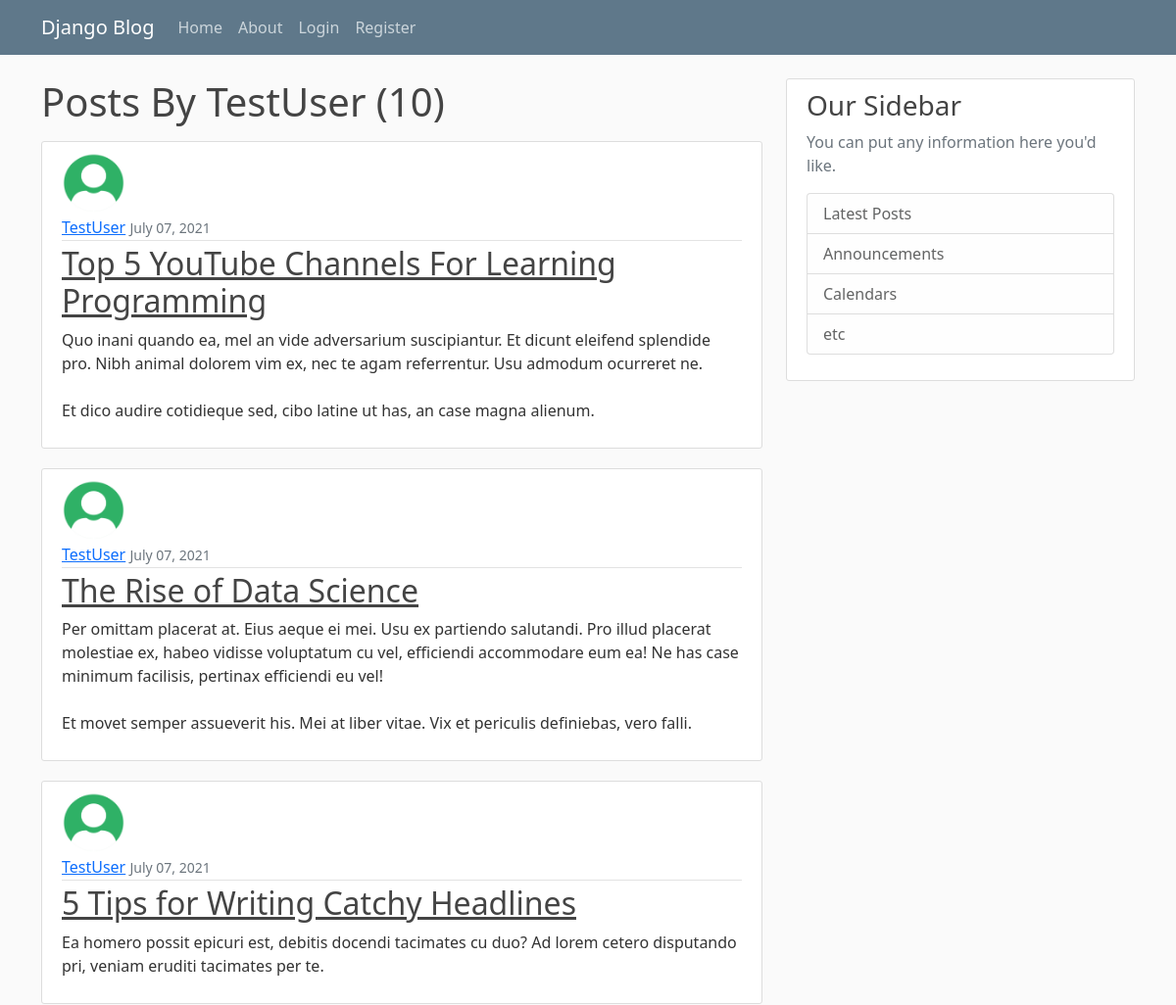
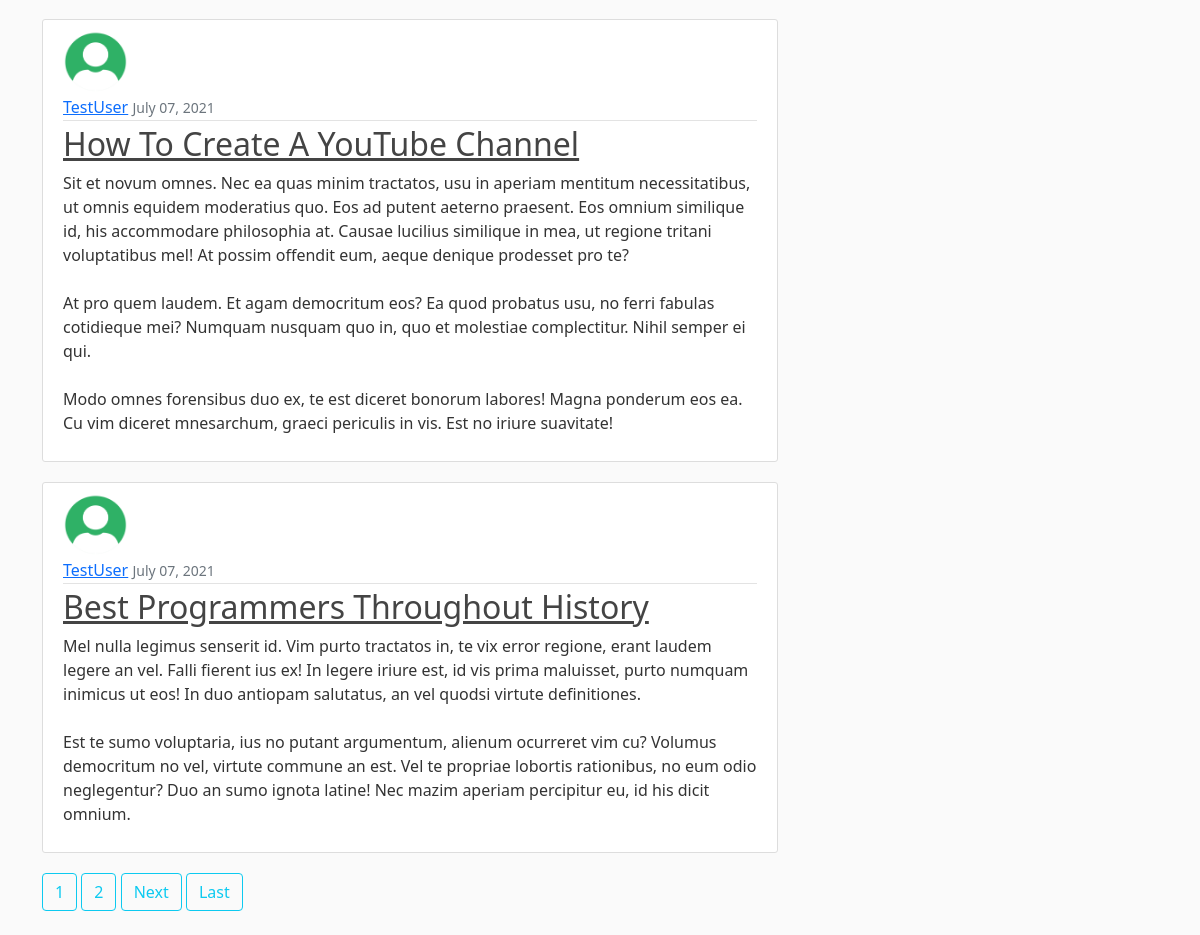
Page /user/TestUser/ on the committed database (2 pictures, top to bottom).
### blog/models.py (models this page shows, shortened)
class Post(models.Model):
    title = models.CharField(max_length=100)
    content = models.TextField()
    date_posted = models.DateTimeField(default=timezone.now)
    author = models.ForeignKey(User, on_delete=models.CASCADE)

### users/models.py (models this page shows, shortened)
class Profile(models.Model):
    user = models.OneToOneField(User, on_delete=models.CASCADE)
    image = models.ImageField(default='default.png', upload_to='profile_pics')

### blog/views.py (the view)
# urls.py: path('user/<str:username>/', UserPostListView.as_view(), name='user-posts'),
class UserPostListView(ListView):
    model = Post
    template_name = 'blog/user_posts.html'
    context_object_name = 'posts'
    paginate_by = 5
    def get_queryset(self) -> QuerySet:
        user = get_object_or_404(User, username=self.kwargs.get('username'))
        return Post.objects.filter(author=user).order_by('-date_posted')

### blog/templates/blog/user_posts.html (shortened to what this page needs)
{% extends 'blog/base.html' %}
{% block content%}
    <h1 class="mb-3">Posts By {{ view.kwargs.username }} ({{ page_obj.paginator.count }})</h1>
{% for post in posts%}
<article class="media content-section">
    <img class="rounded-circle article-img" src="{{ post.author.profile.image.url }}">
    <div class="media-body">
        <div class="article-metadata">
            <a class="mr-2" href="{% url 'user-posts' post.author.username %}">{{ post.author }}</a>
            <small class="text-muted">{{ post.date_posted|date:"F d, Y" }}</small>
        </div>
        <h2><a class="article-title" href="{% url 'post-detail' post.id %}">{{ post.title }}</a></h2>
        <p class="article-content">{{ post.content }}</p>
    </div>
</article>
{% endfor %}
{% if is_paginated %}
    {% for num in page_obj.paginator.page_range %}
        {% if page.obj.number == num %}
            <a class="btn btn-outline-info mb-4" href="?page={{ num }}">{{ num }}</a>
        {% elif  page_obj.number|add:'3' > num and num > page_obj.number|add:'-3' %}
            <a class="btn btn-outline-info mb-4" href="?page={{ num }}">{{ num }}</a>
        {% endif %}
    {% endfor %}
    {% if page_obj.has_next %}
        <a class="btn btn-outline-info mb-4" href="?page={{ page_obj.next_page_number }}">Next</a>
        <a class="btn btn-outline-info mb-4" href="?page={{ page_obj.paginator.num_pages }}">Last</a>
    {% endif %}
{% endif %}
{% endblock content %}

### blog/templates/blog/base.html (shortened to what this page needs)
{% load static %}
<!DOCTYPE html>
<html lang="en">
<link href="https://cdn.jsdelivr.net/npm/bootstrap@5.0.2/dist/css/bootstrap.min.css" rel="stylesheet">
<link rel="stylesheet" type="text/css" href="{% static 'blog/main.css'%}?version=2">
<body>
    <header class="site-header">
        <nav class="navbar navbar-expand-md navbar-dark bg-steel fixed-top">
            <div class="container">
                <a class="navbar-brand mr-4" href="{% url 'blog-home' %}">Django Blog</a>
                <div class="collapse navbar-collapse" id="navbarToggle">
                    <div class="navbar-nav mr-auto">
                        <a class="nav-item nav-link" href="{% url 'blog-home' %}">Home</a>
                        <a class="nav-item nav-link" href="{% url 'blog-about' %}">About</a>
                    </div>
                    <div class="navbar-nav">
                        {% if user.is_authenticated %}
                        <a class="nav-item nav-link" href="{% url 'post-create' %}">New Post</a>
                        <a class="nav-item nav-link" href="{% url 'profile' %}">Profile</a>
                        <a class="nav-item nav-link" href="{% url 'logout' %}">Logout</a> {% else %}
                        <a class="nav-item nav-link" href="{% url 'login' %}">Login</a>
                        <a class="nav-item nav-link" href="{% url 'register' %}">Register</a> {% endif %}
                    </div>
                </div>
            </div>
        </nav>
    </header>
    <main role="main" class="container">
        <div class="row">
            <div class="col-md-8">
                 {% block content %}{% endblock %}
            </div>
            <div class="col-md-4">
                <div class="content-section">
                    <h3>Our Sidebar</h3>
                    <p class='text-muted'>You can put any information here you'd like.
                        <ul class="list-group">
                            <li class="list-group-item list-group-item-light">Latest Posts</li>
                            <li class="list-group-item list-group-item-light">Announcements</li>
                            <li class="list-group-item list-group-item-light">Calendars</li>
                            <li class="list-group-item list-group-item-light">etc</li>
                        </ul>
                    </p>
                </div>
            </div>
        </div>
    </main>
</body>
</html>

### static/blog/main.css (style rules this page uses)
body { background: #fafafa; color: #333333; margin-top: 5rem; }
h1, h2, h3, h4, h5, h6 { color: #444444; }
ul { margin: 0; }
.bg-steel { background-color: #5f788a; }
.site-header .navbar-nav .nav-link { color: #cbd5db; }
.content-section { background: #ffffff; padding: 10px 20px; border: 1px solid #dddddd; border-radius: 3px; margin-bottom: 20px; }
.article-title { color: #444444; }
.article-content { white-space: pre-line; }
.article-img { height: 65px; width: 65px; margin-right: 16px; }
.article-metadata { padding-bottom: 1px; margin-bottom: 4px; border-bottom: 1px solid #e3e3e3 }

### rows in the picture
Post: author.profile.image (placeholder picture), author "TestUser", date_posted "July 07, 2021", title "Top 5 YouTube Channels For Learning Programming", content "Quo inani quando ea, mel an vide adversarium suscipiantur. Et dicunt eleifend splendide pro. Nibh animal dolorem vim ex, nec te agam referrentur. Usu admodum ocurreret ne. Et dico audire cotidieque sed, cibo latine ut has, an case magna alienum."
Post: author.profile.image (placeholder picture), author "TestUser", date_posted "July 07, 2021", title "The Rise of Data Science", content "Per omittam placerat at. Eius aeque ei mei. Usu ex partiendo salutandi. Pro illud placerat molestiae ex, habeo vidisse voluptatum cu vel, efficiendi accommodare eum ea! Ne has case minimum facilisis, pertinax efficiendi eu vel! Et movet semper assueverit his. Mei at liber vitae. Vix et periculis definiebas, vero falli."
Post: author.profile.image (placeholder picture), author "TestUser", date_posted "July 07, 2021", title "5 Tips for Writing Catchy Headlines", content "Ea homero possit epicuri est, debitis docendi tacimates cu duo? Ad lorem cetero disputando pri, veniam eruditi tacimates per te."
Post: author.profile.image (placeholder picture), author "TestUser", date_posted "July 07, 2021", title "How To Create A YouTube Channel", content "Sit et novum omnes. Nec ea quas minim tractatos, usu in aperiam mentitum necessitatibus, ut omnis equidem moderatius quo. Eos ad putent aeterno praesent. Eos omnium similique id, his accommodare philosophia at. Causae lucilius similique in mea, ut regione tritani voluptatibus mel! At possim offendit eum, aeque denique prodesset pro te? At pro quem laudem. Et agam democritum eos? Ea quod probatus usu, no ferri fabulas cotidieque mei? Numquam nusquam quo in, quo et molestiae complectitur. Nihil semper ei qui. Modo omnes forensibus duo ex, te est diceret bonorum labores! Magna ponderum eos ea. Cu vim diceret mnesarchum, graeci periculis in vis. Est no iriure suavitate!"
Post: author.profile.image (placeholder picture), author "TestUser", date_posted "July 07, 2021", title "Best Programmers Throughout History", content "Mel nulla legimus senserit id. Vim purto tractatos in, te vix error regione, erant laudem legere an vel. Falli fierent ius ex! In legere iriure est, id vis prima maluisset, purto numquam inimicus ut eos! In duo antiopam salutatus, an vel quodsi virtute definitiones. Est te sumo voluptaria, ius no putant argumentum, alienum ocurreret vim cu? Volumus democritum no vel, virtute commune an est. Vel te propriae lobortis rationibus, no eum odio neglegentur? Duo an sumo ignota latine! Nec mazim aperiam percipitur eu, id his dicit omnium."

### other values in the picture
{{ view.kwargs.username }} "TestUser"
{{ page_obj.paginator.count }} "10"
{{ num }} "1" "2"
